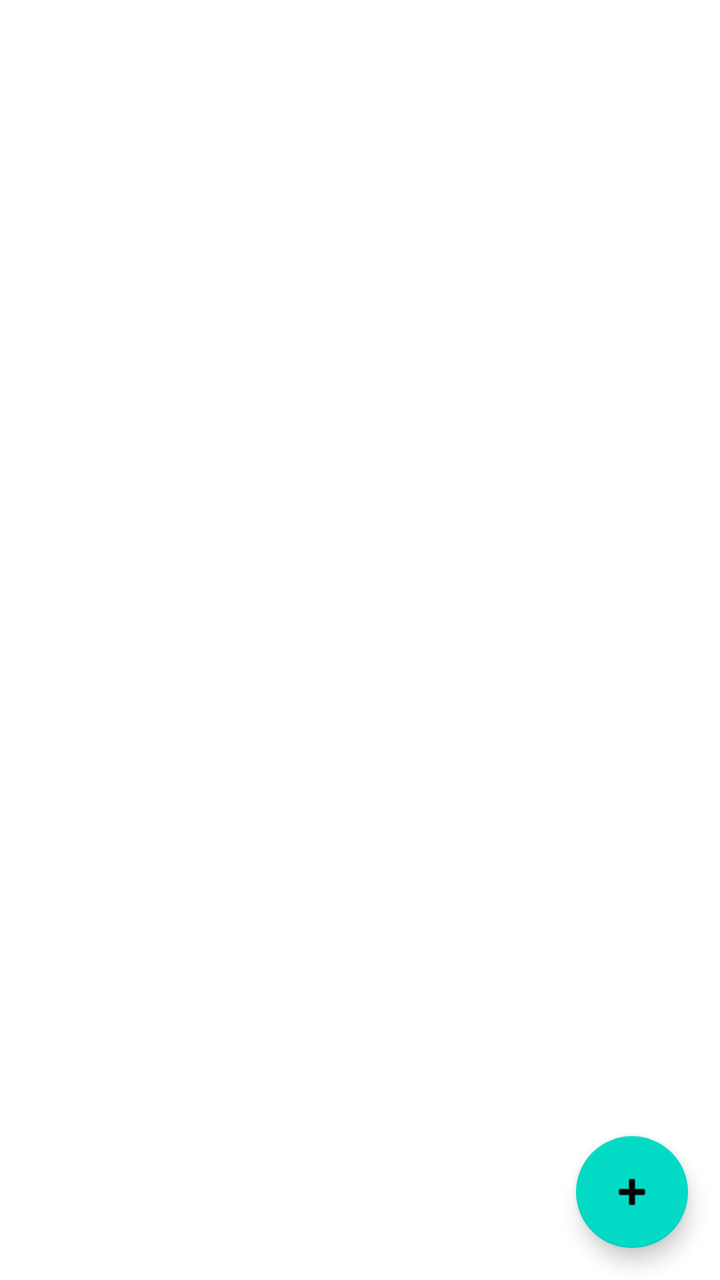
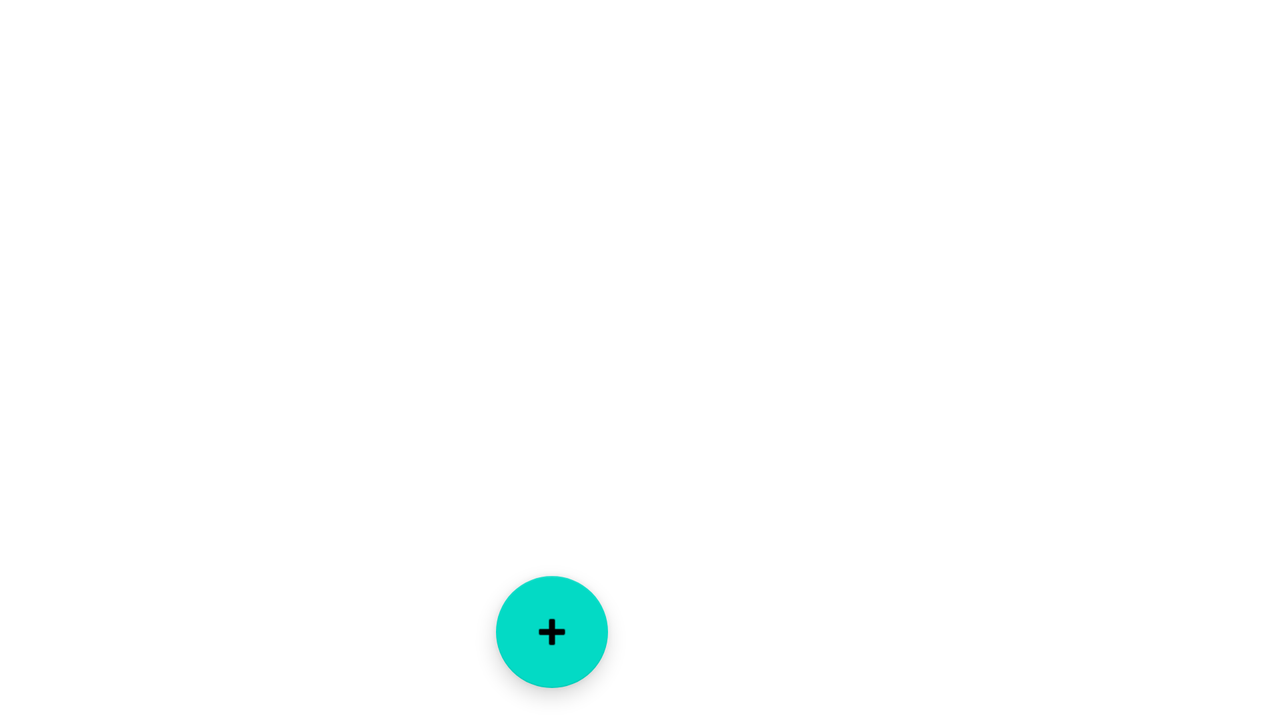

One screen, two layout resources from the same app: the default and the repository's alternative for another configuration. Each is rendered where Android would select it; the XML of both is given below.
<!-- AndroidManifest.xml: application theme Theme.ShoppingList -->
<!-- res/layout/activity_main.xml -->
<?xml version="1.0" encoding="utf-8"?>
<layout>

    <androidx.constraintlayout.widget.ConstraintLayout xmlns:android="http://schemas.android.com/apk/res/android"
        xmlns:app="http://schemas.android.com/apk/res-auto"
        xmlns:tools="http://schemas.android.com/tools"
        android:layout_width="match_parent"
        android:layout_height="match_parent"
        tools:context=".presentation.MainActivity">

        <androidx.recyclerview.widget.RecyclerView
            android:id="@+id/rv_shop_list"
            android:layout_width="0dp"
            android:layout_height="0dp"
            app:layoutManager="androidx.recyclerview.widget.LinearLayoutManager"
            app:layout_constraintBottom_toBottomOf="parent"
            app:layout_constraintEnd_toEndOf="parent"
            app:layout_constraintStart_toStartOf="parent"
            app:layout_constraintTop_toTopOf="parent"
            tools:listitem="@layout/item_shop_enabled">

        </androidx.recyclerview.widget.RecyclerView>

        <com.google.android.material.floatingactionbutton.FloatingActionButton
            android:id="@+id/button_add_shop_item"
            android:layout_width="wrap_content"
            android:layout_height="wrap_content"
            android:layout_marginEnd="16dp"
            android:layout_marginBottom="16dp"
            android:clickable="true"
            android:contentDescription="@string/add_new_shop_item"
            android:focusable="true"
            app:layout_constraintBottom_toBottomOf="parent"
            app:layout_constraintEnd_toEndOf="parent"
            app:srcCompat="@android:drawable/ic_input_add" />
    </androidx.constraintlayout.widget.ConstraintLayout>
</layout>
<!-- resources referenced by this layout -->
<resources>
  <string name="add_new_shop_item">Добавить к списку</string>
  <style name="Theme.ShoppingList" parent="Theme.MaterialComponents.DayNight.DarkActionBar">
          
          <item name="colorPrimary">@color/purple_500</item>
          <item name="colorPrimaryVariant">@color/purple_700</item>
          <item name="colorOnPrimary">@color/white</item>
          
          <item name="colorSecondary">@color/teal_200</item>
          <item name="colorSecondaryVariant">@color/teal_700</item>
          <item name="colorOnSecondary">@color/black</item>
          
          <item name="android:statusBarColor" tools:targetApi="l">?attr/colorPrimaryVariant</item>
          
          <item name="android:windowFullscreen">true</item>
      </style>
</resources>
<!-- res/layout-land/activity_main.xml (the repository's variant of the layout above) -->
<!-- drawn on the phone turned sideways -->
<?xml version="1.0" encoding="utf-8"?>
<layout>

    <androidx.constraintlayout.widget.ConstraintLayout xmlns:android="http://schemas.android.com/apk/res/android"
        xmlns:app="http://schemas.android.com/apk/res-auto"
        xmlns:tools="http://schemas.android.com/tools"
        android:layout_width="match_parent"
        android:layout_height="match_parent"
        tools:context=".presentation.MainActivity">

        <androidx.recyclerview.widget.RecyclerView
            android:id="@+id/rv_shop_list"
            android:layout_width="0dp"
            android:layout_height="0dp"
            app:layoutManager="androidx.recyclerview.widget.LinearLayoutManager"
            app:layout_constraintBottom_toBottomOf="parent"
            app:layout_constraintEnd_toEndOf="@id/guideline_middle"
            app:layout_constraintStart_toStartOf="parent"
            app:layout_constraintTop_toTopOf="parent"
            tools:listitem="@layout/item_shop_enabled">

        </androidx.recyclerview.widget.RecyclerView>

        <com.google.android.material.floatingactionbutton.FloatingActionButton
            android:id="@+id/button_add_shop_item"
            android:layout_width="wrap_content"
            android:layout_height="wrap_content"
            android:layout_marginEnd="16dp"
            android:layout_marginBottom="16dp"
            android:clickable="true"
            android:contentDescription="@string/add_new_shop_item"
            android:focusable="true"
            app:layout_constraintBottom_toBottomOf="parent"
            app:layout_constraintEnd_toEndOf="@id/guideline_middle"
            app:srcCompat="@android:drawable/ic_input_add" />

        <androidx.constraintlayout.widget.Guideline
            android:id="@+id/guideline_middle"
            android:layout_width="wrap_content"
            android:layout_height="wrap_content"
            android:orientation="vertical"
            app:layout_constraintGuide_percent="0.5" />

        <androidx.fragment.app.FragmentContainerView
            android:id="@+id/shop_item_container"
            android:layout_width="0dp"
            android:layout_height="match_parent"
            app:layout_constraintEnd_toEndOf="parent"
            app:layout_constraintStart_toStartOf="@id/guideline_middle" />
    </androidx.constraintlayout.widget.ConstraintLayout>
</layout>
